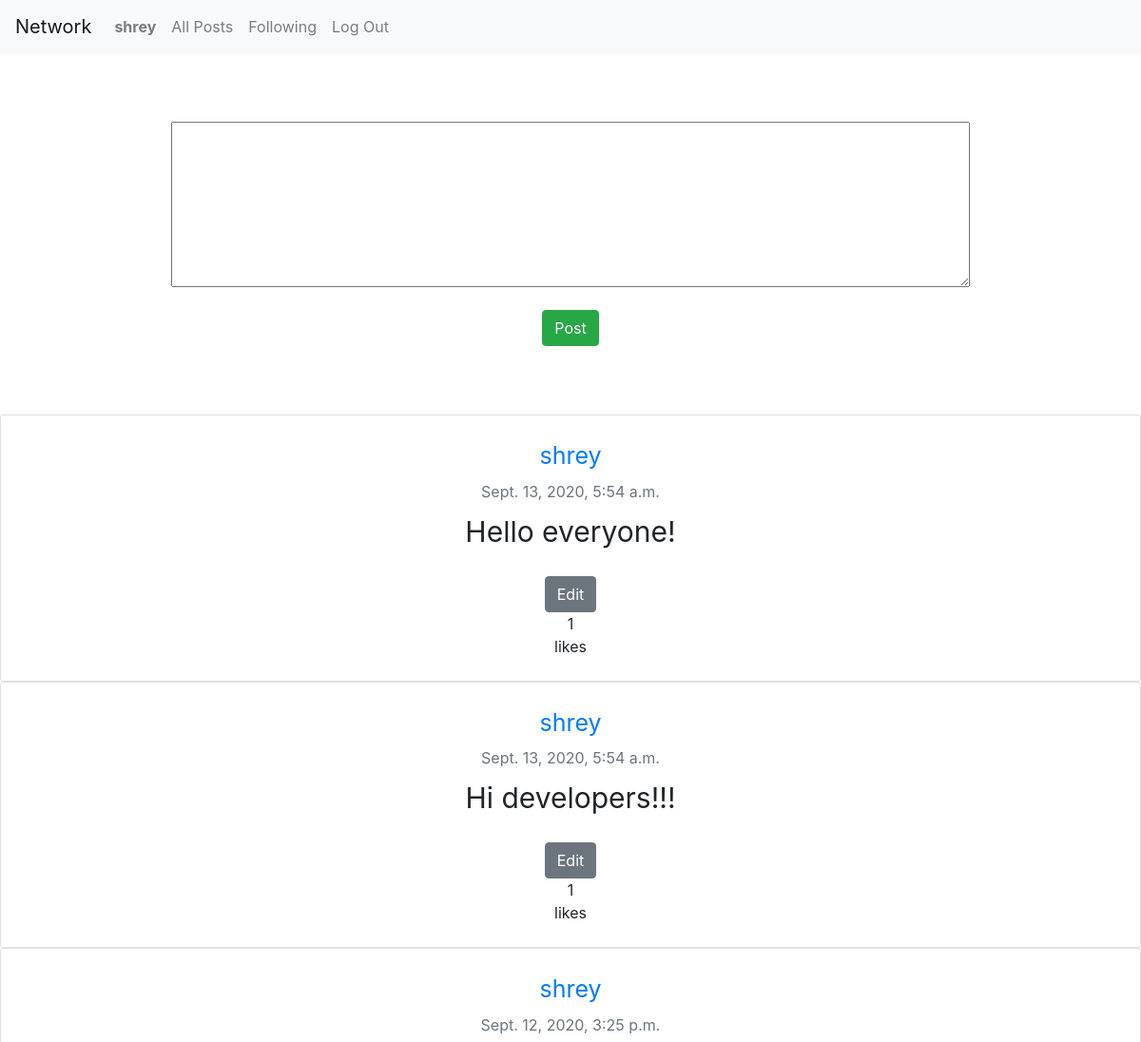
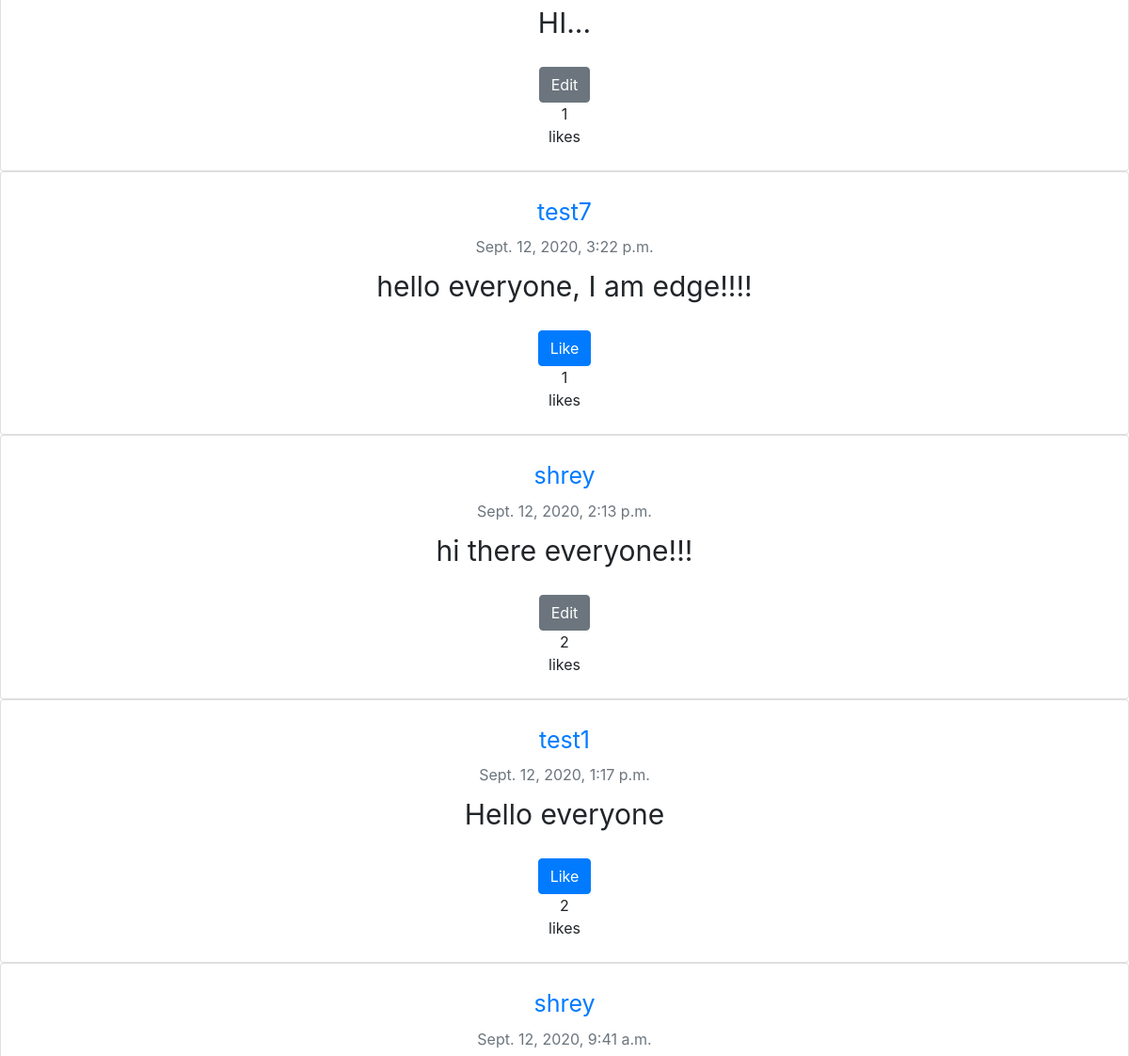
The page /all/ (signed in, upper part) on the database as committed earlier (2 pictures, top to bottom).
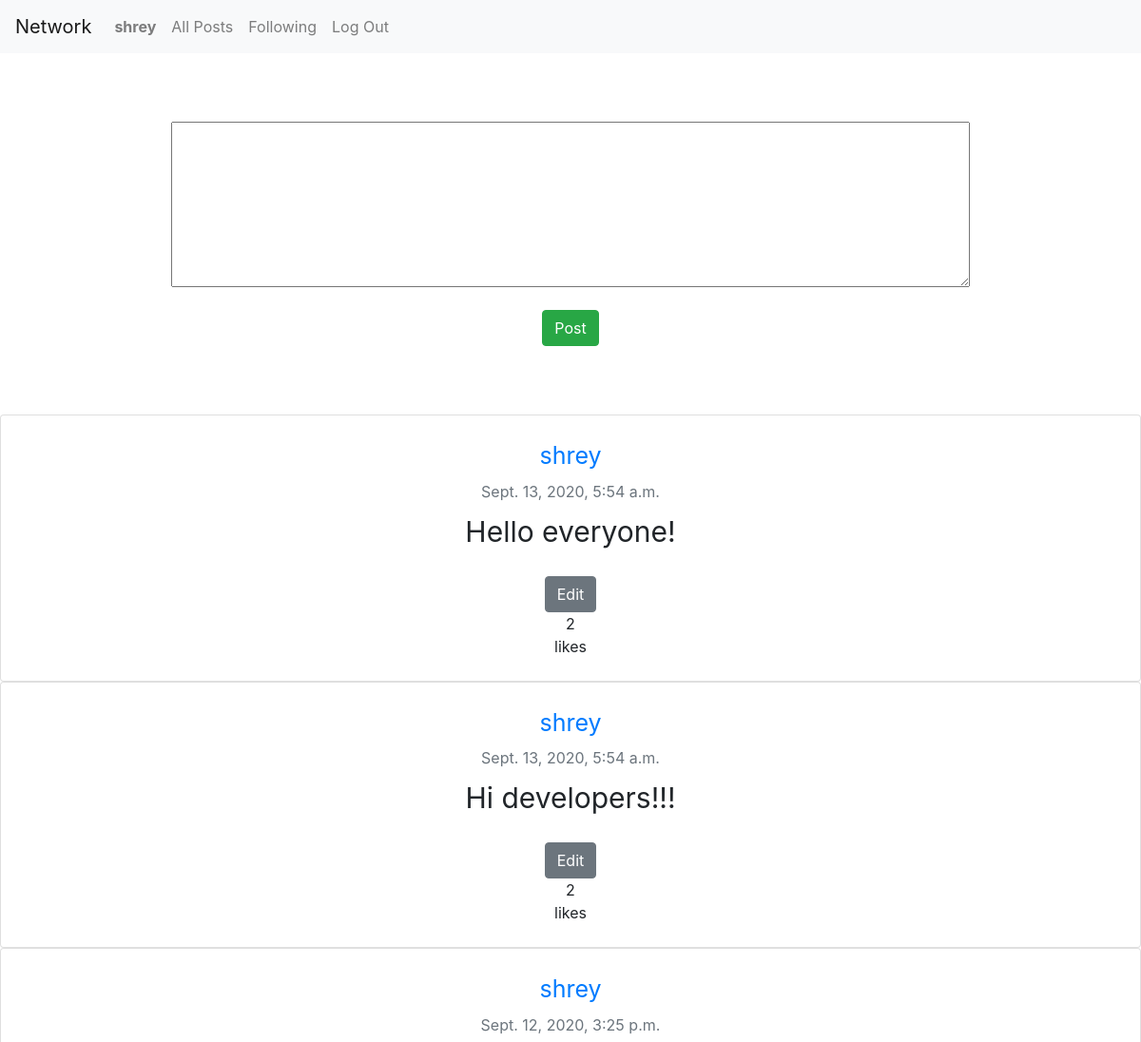
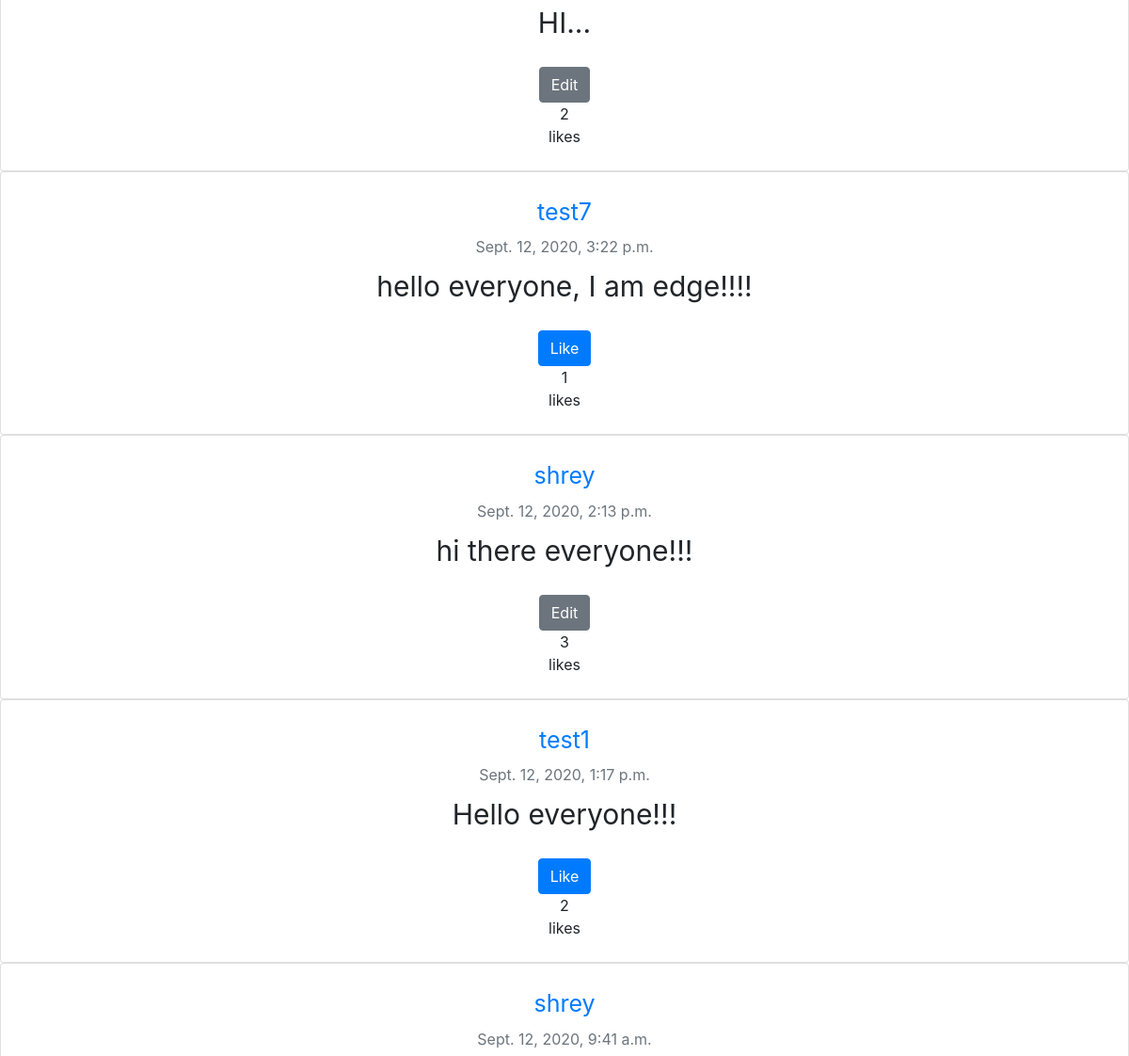
The same page on the database as committed later (2 pictures, top to bottom).
### network/models.py (models this page shows, shortened)
class Tweet(models.Model):
    user = models.ForeignKey(User, on_delete=models.CASCADE, related_name="tweets")
    likes = models.ManyToManyField(User, related_name="tweet_user", blank=True)
    content = models.TextField(blank=True, null=True)
    timestamp = models.DateTimeField(auto_now_add=True)

class User(AbstractUser):
    pass

### network/views.py (the view)
# urls.py: path("all/", views.allTweets, name="all"),
def allTweets(request):
    allTweets = Tweet.objects.all().order_by('-timestamp')
    tweetPaginator = Paginator(allTweets, 10)
    page = request.GET.get('page')
    try:
        tweets = tweetPaginator.page(page)
    except PageNotAnInteger:
        tweets = tweetPaginator.page(1)
    except EmptyPage:
        tweets = tweetPaginator.page(tweetPaginator.num_pages)
    context = {
        "allTweets": allTweets,
        "page": tweets,
        "currentuser": User.objects.filter(username=request.user.username).first()
    }
    return render(request, "network/alltweets.html", context)

### network/templates/network/alltweets.html (shortened to what this page needs)
{% extends "network/layout.html" %}
{% block body %}
  {% if user.is_authenticated %}
    <br><br><br>
        <form action="/create/" method="POST">
            <textarea name="tweet_content" class="post-textarea" rows="7" cols="40"></textarea>
            <br>
            <div class="wrapper">
              <button autofocus class="post-button btn btn-success">Post</button>
            </div>
        </form>
    <br><br><br>
    {% for tweet in page %}
      <div class="tweet-content card text-center">
        <br>
        <a href="{% url 'profile' tweet.user %}" class="tweet-username card-title user">
          {{tweet.user}}
        </a>
        <span class="timestamp card-subtitle mb-2 text-muted">{{tweet.timestamp}}</span>
        <span class="edit-content">
          <span class="tweet-main-content">{{ tweet.content }}</span>
          {% if user.username == tweet.user.username %}
            <br><br>
            <button class="edit-button btn btn-secondary">Edit</button>
          {% else %}
            {% if currentuser in tweet.likes.all %}
              <br><br>
              <button class="button btn btn-primary">Unlike</button>
            {% else %}
              <br><br>
              <button class="button btn btn-primary">Like</button>
            {% endif %}
          {% endif %}
        </span>
        <span class="likes-count">{{ tweet.likes.count }}</span> likes
        <br><br>
      </div>
    {% endfor %}
      <br>
  {% endif %}
{% endblock %}

Rows that differ between the two databases and show on the page:
computed for Tweet "Hello everyone!": likes.count "1" → "2"
computed for Tweet "Hi developers!!!": likes.count "1" → "2"
computed for Tweet "Sept. 12, 2020, 3:25 p.m.": likes.count "1" → "2"
computed for Tweet "hi there everyone!!!": likes.count "2" → "3"
changed Tweet "test1": content "Hello everyone" → "Hello everyone!!!"
